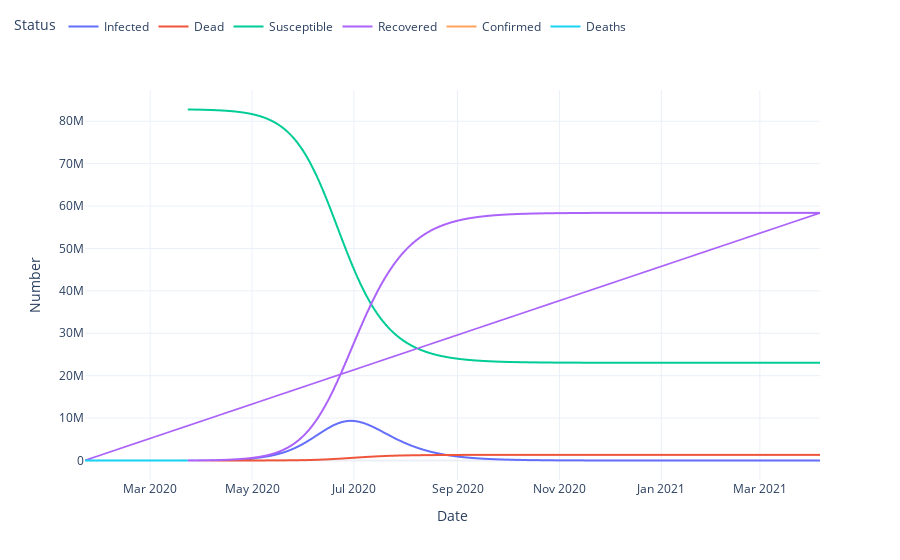

Notebook source saved alongside this figure:
### Code cell
df_full = (dp(df_base)
           .select("-Days")
           .rename(columns = {'Forecast':'Number'})
           .append(historical_df)
           .pd)
print('Combination historical and forecast COVID-19 cases')
graphic.plot_historical_data(df_full)

### Figure 1 — Plotly figure (JSON) as saved in the notebook; plotly's stock layout.template omitted (floating-point values rounded to 4 significant figures; data arrays with more than 128 entries replaced by an {"elided": "..."} marker saying what was removed)
{"data": [{"hoverlabel": {"namelength": 0}, "hovertemplate": "Status=Infected<br>Date=%{x}<br>Number=%{y}", "legendgroup": "Infected", "line": {"color": "#636efa", "dash": "solid"}, "mode": "lines", "name": "Infected", "showlegend": true, "type": "scattergl", "x": {"elided": "379 str values"}, "xaxis": "x", "y": {"elided": "379 int values"}, "yaxis": "y"}, {"hoverlabel": {"namelength": 0}, "hovertemplate": "Status=Dead<br>Date=%{x}<br>Number=%{y}", "legendgroup": "Dead", "line": {"color": "#EF553B", "dash": "solid"}, "mode": "lines", "name": "Dead", "showlegend": true, "type": "scattergl", "x": {"elided": "379 str values"}, "xaxis": "x", "y": {"elided": "379 int values"}, "yaxis": "y"}, {"hoverlabel": {"namelength": 0}, "hovertemplate": "Status=Susceptible<br>Date=%{x}<br>Number=%{y}", "legendgroup": "Susceptible", "line": {"color": "#00cc96", "dash": "solid"}, "mode": "lines", "name": "Susceptible", "showlegend": true, "type": "scattergl", "x": {"elided": "379 str values"}, "xaxis": "x", "y": {"elided": "379 int values"}, "yaxis": "y"}, {"hoverlabel": {"namelength": 0}, "hovertemplate": "Status=Recovered<br>Date=%{x}<br>Number=%{y}", "legendgroup": "Recovered", "line": {"color": "#ab63fa", "dash": "solid"}, "mode": "lines", "name": "Recovered", "showlegend": true, "type": "scattergl", "x": {"elided": "441 str values"}, "xaxis": "x", "y": {"elided": "441 int values"}, "yaxis": "y"}, {"hoverlabel": {"namelength": 0}, "hovertemplate": "Status=Confirmed<br>Date=%{x}<br>Number=%{y}", "legendgroup": "Confirmed", "line": {"color": "#FFA15A", "dash": "solid"}, "mode": "lines", "name": "Confirmed", "showlegend": true, "type": "scattergl", "x": ["2020-01-22T00:00:00", "2020-01-23T00:00:00", "2020-01-24T00:00:00", "2020-01-25T00:00:00", "2020-01-26T00:00:00", "2020-01-27T00:00:00", "2020-01-28T00:00:00", "2020-01-29T00:00:00", "2020-01-30T00:00:00", "2020-01-31T00:00:00", "2020-02-01T00:00:00", "2020-02-02T00:00:00", "2020-02-03T00:00:00", "2020-02-04T00:00:00", "2020-02-05T00:00:00", "2020-02-06T00:00:00", "2020-02-07T00:00:00", "2020-02-08T00:00:00", "2020-02-09T00:00:00", "2020-02-10T00:00:00", "2020-02-11T00:00:00", "2020-02-12T00:00:00", "2020-02-13T00:00:00", "2020-02-14T00:00:00", "2020-02-15T00:00:00", "2020-02-16T00:00:00", "2020-02-17T00:00:00", "2020-02-18T00:00:00", "2020-02-19T00:00:00", "2020-02-20T00:00:00", "2020-02-21T00:00:00", "2020-02-22T00:00:00", "2020-02-23T00:00:00", "2020-02-24T00:00:00", "2020-02-25T00:00:00", "2020-02-26T00:00:00", "2020-02-27T00:00:00", "2020-02-28T00:00:00", "2020-02-29T00:00:00", "2020-03-01T00:00:00", "2020-03-02T00:00:00", "2020-03-03T00:00:00", "2020-03-04T00:00:00", "2020-03-05T00:00:00", "2020-03-06T00:00:00", "2020-03-07T00:00:00", "2020-03-08T00:00:00", "2020-03-09T00:00:00", "2020-03-10T00:00:00", "2020-03-11T00:00:00", "2020-03-12T00:00:00", "2020-03-13T00:00:00", "2020-03-14T00:00:00", "2020-03-15T00:00:00", "2020-03-16T00:00:00", "2020-03-17T00:00:00", "2020-03-18T00:00:00", "2020-03-19T00:00:00", "2020-03-20T00:00:00", "2020-03-21T00:00:00", "2020-03-22T00:00:00", "2020-03-23T00:00:00"], "xaxis": "x", "y": [0, 0, 0, 0, 0, 1, 4, 4, 4, 5, 8, 10, 12, 12, 12, 12, 13, 13, 14, 14, 16, 16, 16, 16, 16, 16, 16, 16, 16, 16, 16, 16, 16, 16, 17, 27, 46, 48, 79, 130, 159, 196, 262, 482, 670, 799, 1040, 1176, 1457, 1908, 2078, 3675, 4585, 5795, 7272, 9257, 12327, 15320, 19848, 22213, 24873, 29056], "yaxis": "y"}, {"hoverlabel": {"namelength": 0}, "hovertemplate": "Status=Deaths<br>Date=%{x}<br>Number=%{y}", "legendgroup": "Deaths", "line": {"color": "#19d3f3", "dash": "solid"}, "mode": "lines", "name": "Deaths", "showlegend": true, "type": "scattergl", "x": ["2020-01-22T00:00:00", "2020-01-23T00:00:00", "2020-01-24T00:00:00", "2020-01-25T00:00:00", "2020-01-26T00:00:00", "2020-01-27T00:00:00", "2020-01-28T00:00:00", "2020-01-29T00:00:00", "2020-01-30T00:00:00", "2020-01-31T00:00:00", "2020-02-01T00:00:00", "2020-02-02T00:00:00", "2020-02-03T00:00:00", "2020-02-04T00:00:00", "2020-02-05T00:00:00", "2020-02-06T00:00:00", "2020-02-07T00:00:00", "2020-02-08T00:00:00", "2020-02-09T00:00:00", "2020-02-10T00:00:00", "2020-02-11T00:00:00", "2020-02-12T00:00:00", "2020-02-13T00:00:00", "2020-02-14T00:00:00", "2020-02-15T00:00:00", "2020-02-16T00:00:00", "2020-02-17T00:00:00", "2020-02-18T00:00:00", "2020-02-19T00:00:00", "2020-02-20T00:00:00", "2020-02-21T00:00:00", "2020-02-22T00:00:00", "2020-02-23T00:00:00", "2020-02-24T00:00:00", "2020-02-25T00:00:00", "2020-02-26T00:00:00", "2020-02-27T00:00:00", "2020-02-28T00:00:00", "2020-02-29T00:00:00", "2020-03-01T00:00:00", "2020-03-02T00:00:00", "2020-03-03T00:00:00", "2020-03-04T00:00:00", "2020-03-05T00:00:00", "2020-03-06T00:00:00", "2020-03-07T00:00:00", "2020-03-08T00:00:00", "2020-03-09T00:00:00", "2020-03-10T00:00:00", "2020-03-11T00:00:00", "2020-03-12T00:00:00", "2020-03-13T00:00:00", "2020-03-14T00:00:00", "2020-03-15T00:00:00", "2020-03-16T00:00:00", "2020-03-17T00:00:00", "2020-03-18T00:00:00", "2020-03-19T00:00:00", "2020-03-20T00:00:00", "2020-03-21T00:00:00", "2020-03-22T00:00:00", "2020-03-23T00:00:00"], "xaxis": "x", "y": [0, 0, 0, 0, 0, 0, 0, 0, 0, 0, 0, 0, 0, 0, 0, 0, 0, 0, 0, 0, 0, 0, 0, 0, 0, 0, 0, 0, 0, 0, 0, 0, 0, 0, 0, 0, 0, 0, 0, 0, 0, 0, 0, 0, 0, 0, 0, 2, 2, 3, 3, 7, 9, 11, 17, 24, 28, 44, 67, 84, 94, 123], "yaxis": "y"}], "layout": {"legend": {"orientation": "h", "title": {"text": "Status"}, "tracegroupgap": 0, "x": -0.1, "y": 1.2}, "margin": {"t": 60}, "xaxis": {"anchor": "y", "domain": [0, 1], "title": {"text": "Date"}}, "yaxis": {"anchor": "x", "domain": [0, 1], "title": {"text": "Number"}}}}
